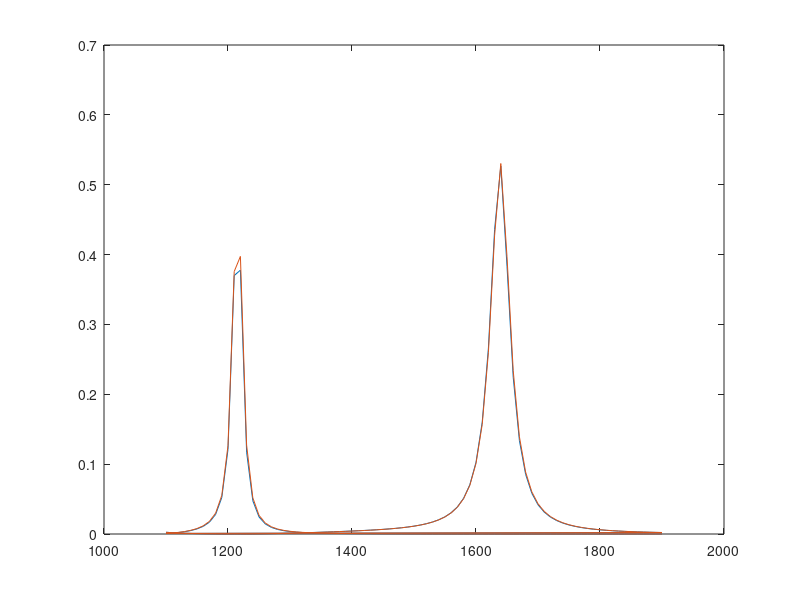

This figure's MATLAB source:
close all;
clc;
clear all;
x=[% Model:              105..mph
% Version:            COMSOL 6.3.0.290
% Date:               Feb 6 2026, 15:11
% Dimension:          1
% Nodes:              162
% Expressions:        1
% Description:        Global
% Operating waveglength (nm) , 
1100                         0.00247627970346975
1110                         0.0018848641192154478
1120                         0.0014201214897380959
1129.9999999999998           0.0010514227086720635
1140                         7.572588466661413E-4
1149.9999999999998           5.226058672622845E-4
1160                         3.3713664322888723E-4
1169.9999999999998           1.9409420804198597E-4
1180                         8.982835966969734E-5
1190                         2.4633923161951593E-5
1200                         8.73834103566756E-6
1210                         8.330672870358438E-5
1220                         6.739840997610892E-5
1230                         2.271186511303559E-5
1239.9999999999998           8.12494711000498E-5
1250                         1.8521580434816744E-4
1259.9999999999998           3.230971438476789E-4
1270                         4.911828420007931E-4
1279.9999999999998           6.867364686122367E-4
1290                         9.068608136048968E-4
1300                         0.0011484094102382429
1310                         0.0014081756222325908
1320                         0.0016831583228013895
1330                         0.001970819872903273
1340                         0.0022692938893511955
1349.9999999999998           0.002577526953782144
1360                         0.002895358255151733
1369.9999999999998           0.0032235541222389295
1380                         0.0035638207157858556
1389.9999999999998           0.003918819502197991
1400                         0.004292187367749362
1409.9999999999998           0.004688886369215968
1420                         0.0051156197521666814
1430                         0.005580834024458757
1440                         0.006095088085940492
1450                         0.0066716200771966315
1459.9999999999998           0.00732717590202333
1470                         0.008083213199154598
1479.9999999999998           0.008967659052784549
1490                         0.010017507426444283
1499.9999999999998           0.01128272589348086
1510                         0.012832262928828211
1519.9999999999998           0.01476352892175065
1530                         0.01721781470305578
1540                         0.020406237584191095
1550                         0.02465513395262806
1560                         0.030489060263948126
1569.9999999999998           0.0387903220997562
1580                         0.05112296133030259
1589.9999999999998           0.07042928340533913
1600                         0.10259648822781135
1609.9999999999998           0.15990447445727984
1620                         0.2661410749128536
1629.9999999999998           0.43608725484292954
1640                         0.5268212779268426
1650                         0.3834052185915494
1660                         0.22435575176868217
1670                         0.1337313082326592
1679.9999999999998           0.08546396975491584
1690                         0.05828573664986014
1699.9999999999998           0.041884478206145305
1710                         0.03136279134312849
1719.9999999999998           0.02426297404979016
1730                         0.019269686788991706
1739.9999999999998           0.015636076948160008
1750                         0.01291571812558405
1759.9999999999998           0.010829750814585365
1770                         0.00919728876899997
1780                         0.007897126592485001
1789.9999999999998           0.006845729219481623
1800                         0.005984091951829935
1809.9999999999998           0.005269626557229962
1820                         0.004670999969070302
1829.9999999999998           0.004164763238986037
1840                         0.0037330971815801896
1849.9999999999998           0.0033622725129697044
1860                         0.0030415777462095687
1869.9999999999998           0.0027625597353752545
1880                         0.0025184771748363584
1890                         0.002303901668900327
1899.9999999999998           0.0021144226876568225
1100                         8.235267838384795E-4
1110                         0.0013694169664614808
1120                         0.002160873721828096
1129.9999999999998           0.0032929234139623753
1140                         0.004915229113803642
1149.9999999999998           0.0072889271150768445
1160                         0.010920130372933604
1169.9999999999998           0.016903977868550604
1180                         0.027952479529046614
1190                         0.05217021905585949
1200                         0.12112962676109283
1210                         0.36996789306967415
1220                         0.37771001684095584
1230                         0.11718474411504884
1239.9999999999998           0.04759462330111145
1250                         0.024469474807035232
1259.9999999999998           0.014497194012677869
1270                         0.009409603460172453
1279.9999999999998           0.006505637291820583
1290                         0.0047109673518188604
1300                         0.003534354363982442
1310                         0.0027268975042554666
1320                         0.0021522030347219914
1330                         0.001730774695987557
1340                         0.0014139149681426267
1349.9999999999998           0.0011705453262400936
1360                         9.801390986618884E-4
1369.9999999999998           8.287377732387076E-4
1380                         7.066084872143197E-4
1389.9999999999998           6.068158258277917E-4
1400                         5.24320872102076E-4
1409.9999999999998           4.554828824165365E-4
1420                         3.976314979112527E-4
1430                         3.487038528218066E-4
1440                         3.0708863144407374E-4
1450                         2.715168208401082E-4
1459.9999999999998           2.4098179561754464E-4
1470                         2.1467990238750024E-4
1479.9999999999998           1.919656042357263E-4
1490                         1.7231716111982406E-4
1499.9999999999998           1.5531011107556615E-4
1510                         1.4059668637029704E-4
1519.9999999999998           1.2788987280117173E-4
1530                         1.1695117649428605E-4
1540                         1.0758134517105317E-4
1550                         9.96132999660357E-5
1560                         9.290626315920109E-5
1569.9999999999998           8.733909805097225E-5
1580                         8.279778275131842E-5
1589.9999999999998           7.914175543905919E-5
1600                         7.609841392459481E-5
1609.9999999999998           7.290775017305207E-5
1620                         6.709884848561513E-5
1629.9999999999998           5.227531932385864E-5
1640                         2.753511166635777E-5
1650                         1.7138157812482765E-5
1660                         2.1239565756027585E-5
1670                         2.6955551781075456E-5
1679.9999999999998           3.1325309381732014E-5
1690                         3.452742735084085E-5
1699.9999999999998           3.7007134166804856E-5
1710                         3.9081707625221664E-5
1719.9999999999998           4.095197015847958E-5
1730                         4.274526108359122E-5
1739.9999999999998           4.4545218220761476E-5
1750                         4.640957479480462E-5
1759.9999999999998           4.8380717204109776E-5
1770                         5.0491543392649706E-5
1780                         5.276988804910011E-5
1789.9999999999998           5.5240617185546214E-5
1800                         5.792735984080872E-5
1809.9999999999998           6.085366015815641E-5
1820                         6.404383491708601E-5
1829.9999999999998           6.752365710793135E-5
1840                         7.132094260336506E-5
1849.9999999999998           7.546609154851748E-5
1860                         7.999262120666544E-5
1869.9999999999998           8.493771848014367E-5
1880                         9.0342835826207E-5
1890                         9.625435248535911E-5
1899.9999999999998           1.0272432311028279E-4
];
y=[% Model:              105. recon.mph
% Version:            COMSOL 6.3.0.290
% Date:               Feb 6 2026, 15:12
% Dimension:          1
% Nodes:              162
% Expressions:        1
% Description:        Global
% Operating waveglength (nm) , 
1100                         0.0024632060936980544
1110                         0.0018828754738883003
1120                         0.001425620442437887
1129.9999999999998           0.0010616691962667347
1140                         7.701228309790248E-4
1149.9999999999998           5.363835890518509E-4
1160                         3.5041292110755864E-4
1169.9999999999998           2.0563650716121884E-4
1180                         9.849996363620504E-5
1190                         2.9314654992299528E-5
1200                         8.253737148762728E-6
1210                         7.759179827396555E-5
1220                         7.421251075668319E-5
1230                         1.856170591660961E-5
1239.9999999999998           6.580521098867408E-5
1250                         1.6010995725075774E-4
1259.9999999999998           2.888269857227386E-4
1270                         4.4799001374537143E-4
1279.9999999999998           6.349132034115885E-4
1290                         8.468549728352098E-4
1300                         0.0010808496012384768
1310                         0.0013338551173119589
1320                         0.0016029957853848085
1330                         0.0018858091611845497
1340                         0.00218045248173397
1349.9999999999998           0.0024858499056179748
1360                         0.002801781760669826
1369.9999999999998           0.003128930126373949
1380                         0.0034689019923994624
1389.9999999999998           0.0038242533439666257
1400                         0.004198515799182364
1409.9999999999998           0.004596537711378188
1420                         0.005024899153034164
1430                         0.005491927560836865
1440                         0.006008065030382279
1450                         0.006586429891553622
1459.9999999999998           0.00724363639207558
1470                         0.008000984909875988
1479.9999999999998           0.008886198336701352
1490                         0.00993598573931481
1499.9999999999998           0.011199893952329251
1510                         0.012746221803690883
1519.9999999999998           0.014671338505027314
1530                         0.017114807451423034
1540                         0.020284776593171426
1550                         0.0245022766662267
1560                         0.03028195941403266
1569.9999999999998           0.03848668906873923
1580                         0.050640117935105325
1589.9999999999998           0.06959537815007424
1600                         0.10103218889848811
1609.9999999999998           0.15675208320431488
1620                         0.2597892255493614
1629.9999999999998           0.4274113334172189
1640                         0.5303662607186861
1650                         0.3968108812365512
1660                         0.2338952152748604
1670                         0.13923406869268207
1679.9999999999998           0.08873179822585589
1690                         0.06035888380077676
1699.9999999999998           0.04328349992379662
1710                         0.03235623293650187
1719.9999999999998           0.02499785864912388
1730                         0.019831428977178194
1739.9999999999998           0.0160769897148683
1750                         0.01326933900571671
1759.9999999999998           0.011118438004495069
1770                         0.009436459165868133
1780                         0.008097724116095568
1789.9999999999998           0.007015722613452216
1800                         0.00612941437679495
1809.9999999999998           0.005394783482920409
1820                         0.004779473242491591
1829.9999999999998           0.004259286212125117
1840                         0.003815846118346529
1849.9999999999998           0.0034350023491263515
1860                         0.0031057200734449235
1869.9999999999998           0.0028192946473539204
1880                         0.0025687867123689056
1890                         0.0023486101060415706
1899.9999999999998           0.0021542272718650473
1100                         8.814129769258138E-4
1110                         0.0014674174728819443
1120                         0.0023169567505947437
1129.9999999999998           0.0035312163034952465
1140                         0.005269262818126851
1149.9999999999998           0.00780834492215603
1160                         0.011685001551822869
1169.9999999999998           0.01805648551365829
1180                         0.029772777666911072
1190                         0.05526557769275968
1200                         0.1267069480105388
1210                         0.3757514093190334
1220                         0.39738188233835176
1230                         0.1273471314273963
1239.9999999999998           0.05194611337714418
1250                         0.02672641462259327
1259.9999999999998           0.015839781131194428
1270                         0.010285080673693821
1279.9999999999998           0.007114423932327003
1290                         0.005154745320279953
1300                         0.003869691577237131
1310                         0.002987555840769623
1320                         0.0023594746832019853
1330                         0.0018986955715872568
1340                         0.0015520796621522669
1349.9999999999998           0.0012857142087495015
1360                         0.0010771994629368569
1369.9999999999998           9.113016801853298E-4
1380                         7.773973627154665E-4
1389.9999999999998           6.679152113269499E-4
1400                         5.773532779405608E-4
1409.9999999999998           5.017356846773461E-4
1420                         4.381461636679915E-4
1430                         3.84331587923427E-4
1440                         3.385317398871556E-4
1450                         2.9936006693059776E-4
1459.9999999999998           2.6571644572548174E-4
1470                         2.3672231361655962E-4
1479.9999999999998           2.1167168675262493E-4
1490                         1.8999367782583686E-4
1499.9999999999998           1.7122353380757307E-4
1510                         1.549801621827921E-4
1519.9999999999998           1.4094873934574165E-4
1530                         1.2886738239381457E-4
1540                         1.185170657227226E-4
1550                         1.097139802208679E-4
1560                         1.0230325859045158E-4
1569.9999999999998           9.61519966183151E-5
1580                         9.11363253450403E-5
1589.9999999999998           8.710686769195864E-5
1600                         8.378077756931588E-5
1609.9999999999998           8.037906499362548E-5
1620                         7.436923664008282E-5
1629.9999999999998           5.9020149037042616E-5
1640                         3.203704675376183E-5
1650                         1.9044484883329197E-5
1660                         2.2906811748211323E-5
1670                         2.915614217411148E-5
1679.9999999999998           3.4028182095706115E-5
1690                         3.76116041071171E-5
1699.9999999999998           4.0384408676694155E-5
1710                         4.2698797787582914E-5
1719.9999999999998           4.4779657391514976E-5
1730                         4.6770021576072385E-5
1739.9999999999998           4.8763701889768055E-5
1750                         5.0825525770497013E-5
1759.9999999999998           5.300284971389953E-5
1770                         5.5332641103852824E-5
1780                         5.784581097705384E-5
1789.9999999999998           6.0569981641243365E-5
1800                         6.353132999994526E-5
1809.9999999999998           6.675587746510269E-5
1820                         7.027044714673414E-5
1829.9999999999998           7.410342392985367E-5
1840                         7.828540396659465E-5
1849.9999999999998           8.284979140958119E-5
1860                         8.783338338625112E-5
1869.9999999999998           9.327697454556207E-5
1880                         9.922600734948254E-5
1890                         1.0573129213727151E-4
1899.9999999999998           1.128498210368449E-4
];
figure
plot(x(:,1),x(:,2))
hold
plot(y(:,1),y(:,2))
